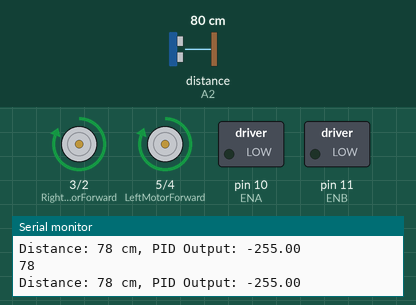
This sketch was run on a simulated Arduino Uno, built with avr-gcc and run on an emulated ATmega328P. Shown: motor-driver pin pairs drawn as motors (green arrow = first pin HIGH = forward, orange = second pin HIGH = backward, longer = more drive), switched loads named in the sketch (green lamp = pin HIGH), the last lines printed to the serial monitor. Wiring (inferred from the names in the program): ultrasonic range finder: trigger A3; echo A2. Inputs (shaded band) come from the test bench; at power-on: distance to the obstacle (sensor on A2) 80 cm. The echo pulse lasts 58.3 µs per cm; pins used as bus, display or sensor lines are not drawn.

Above: at 1.2 s.
1.3 s: distance to the obstacle (sensor on A2) set to 12 cm
4.3 s: distance to the obstacle (sensor on A2) set to 9 cm
At 4.9 s:
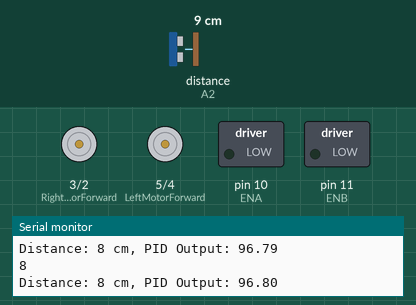
5.8 s: distance to the obstacle (sensor on A2) set to 7 cm
8.8 s: distance to the obstacle (sensor on A2) set to 4 cm
At 9.9 s:
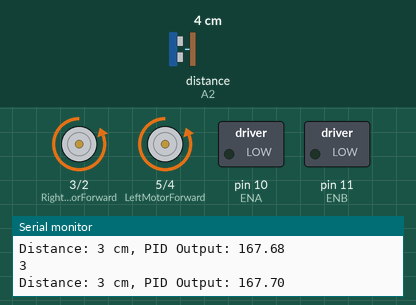
10.3 s: distance to the obstacle (sensor on A2) set to 18 cm
At 11.0 s:
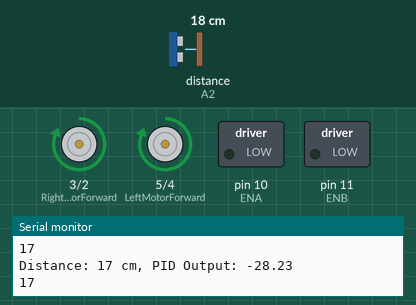
13.3 s: distance to the obstacle (sensor on A2) set to 2 cm
At 14.2 s:
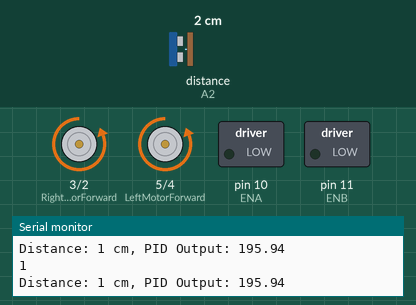
Timing chart, 0 to 15.8 s (numbered marks = the images above; inputs shaded):
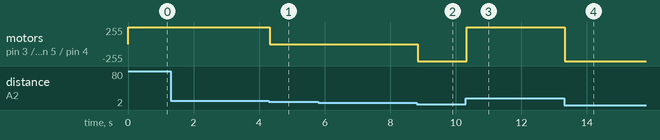

Measured:
- the behaviour switches between 11 and 10 cm on distance to the obstacle (sensor on A2) (found by bisection; images 0 and 1)
- the behaviour switches between 6 and 5 cm on distance to the obstacle (sensor on A2) (found by bisection; images 1 and 2)
- after the input at 4.3 s, motor on pin 3 (RightMotorForward) / pin 2 (RightMotorBackward), motor on pin 5 (LeftMotorForward) / pin 4 (LeftMotorBackward): forward 255/255 → stopped at once
- after the input at 8.8 s, motor on pin 3 (RightMotorForward) / pin 2 (RightMotorBackward), motor on pin 5 (LeftMotorForward) / pin 4 (LeftMotorBackward): stopped → backward 255/255 at once
- after the input at 10.3 s, motor on pin 3 (RightMotorForward) / pin 2 (RightMotorBackward), motor on pin 5 (LeftMotorForward) / pin 4 (LeftMotorBackward): backward 255/255 → forward 255/255 at once
- after the input at 13.3 s, motor on pin 3 (RightMotorForward) / pin 2 (RightMotorBackward), motor on pin 5 (LeftMotorForward) / pin 4 (LeftMotorBackward): forward 255/255 → backward 255/255 at once

The sketch:

kode_SKM.ino
```cpp
#include <PID_v1.h>

// Define pins for the motor control
const int LeftMotorForward = 5;
const int LeftMotorBackward = 4;
const int RightMotorForward = 3;
const int RightMotorBackward = 2;
const int ENA = 10; // Enable pin for motor A
const int ENB = 11; // Enable pin for motor B

// Define pins for the ultrasonic sensor
const int trigPin = A3;
const int echoPin = A2;

// Define variable to store the duration and distance
long duration;
int distance;

// Define PID variables
double Setpoint, Input, Output;
double Kp = 14, Ki = 0.02, Kd = 20;

// Initialize the PID controller
PID myPID(&Input, &Output, &Setpoint, Kp, Ki, Kd, DIRECT);

void setup() {
  // Initialize the serial communication
  Serial.begin(9600);

  // Set the trigger pin as output
  pinMode(trigPin, OUTPUT);

  // Set the echo pin as input
  pinMode(echoPin, INPUT);

  // Set motor control pins as outputs
  pinMode(LeftMotorForward, OUTPUT);
  pinMode(LeftMotorBackward, OUTPUT);
  pinMode(RightMotorForward, OUTPUT);
  pinMode(RightMotorBackward, OUTPUT);

  // Set enable pins as outputs
  pinMode(ENA, OUTPUT);
  pinMode(ENB, OUTPUT);

  // Initialize the PID controller
  Setpoint = 15; // Desired distance from the obstacle
  myPID.SetMode(AUTOMATIC);
  myPID.SetOutputLimits(-255, 255); // Output range to control motor speed
}

void moveForward(int speed) {
  // Move the robot forward
  digitalWrite(LeftMotorForward, HIGH);
  digitalWrite(LeftMotorBackward, LOW);
  digitalWrite(RightMotorForward, HIGH);
  digitalWrite(RightMotorBackward, LOW);
}

void moveBackward(int speed) {
  // Move the robot backward
  digitalWrite(LeftMotorForward, LOW);
  digitalWrite(LeftMotorBackward, HIGH);
  digitalWrite(RightMotorForward, LOW);
  digitalWrite(RightMotorBackward, HIGH);
}

void stopMoving() {
  // Stop the robot
  digitalWrite(LeftMotorForward, LOW);
  digitalWrite(LeftMotorBackward, LOW);
  digitalWrite(RightMotorForward, LOW);
  digitalWrite(RightMotorBackward, LOW);
}

void loop() {
  // Clear the trigPin by setting it LOW
  digitalWrite(trigPin, LOW);
  delayMicroseconds(2);

  // Set the trigPin HIGH for 10 microseconds to send the ultrasound wave
  digitalWrite(trigPin, HIGH);
  delayMicroseconds(10);
  digitalWrite(trigPin, LOW);

  duration = pulseIn(echoPin, HIGH);
  distance = duration * 0.034 / 2;

  // Set the PID input to the measured distance
  Input = distance;

  // Compute the PID output
  myPID.Compute();

  // Print the distance and PID output on the serial monitor and for Serial Plotter
  Serial.print("Distance: ");
  Serial.print(distance);
  Serial.print(" cm, PID Output: ");
  Serial.println(Output);

  // Send data to Serial Plotter
  Serial.println(distance);

  // Control
  if (distance <= 4) {
    moveBackward(Output);
  } else if (distance <= 9) {
    stopMoving();
  } else if (distance > 10) {
    moveForward(Output-50);
  }

  // delay
  delay(50);
}
```
